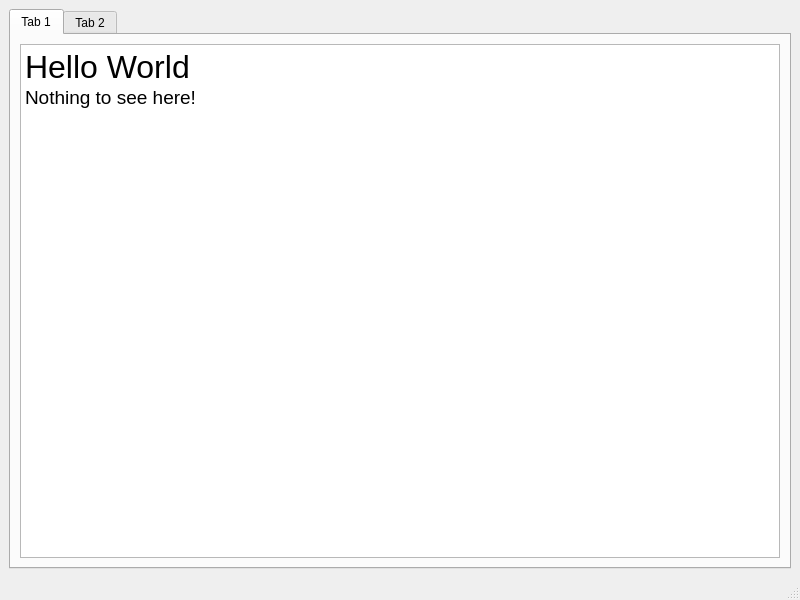
<?xml version="1.0" encoding="UTF-8"?>
<ui version="4.0">
 <class>MainWindow</class>
 <widget class="QMainWindow" name="MainWindow">
  <property name="geometry">
   <rect>
    <x>0</x>
    <y>0</y>
    <width>800</width>
    <height>600</height>
   </rect>
  </property>
  <property name="windowTitle">
   <string>MainWindow</string>
  </property>
  <widget class="QWidget" name="centralwidget">
   <layout class="QVBoxLayout" name="verticalLayout">
    <item>
     <widget class="QTabWidget" name="tabWidget">
      <property name="currentIndex">
       <number>0</number>
      </property>
      <widget class="QWidget" name="tab">
       <attribute name="title">
        <string>Tab 1</string>
       </attribute>
       <layout class="QVBoxLayout" name="verticalLayout_2">
        <item>
         <widget class="QTextEdit" name="textEdit">
          <property name="html">
           <string>&lt;!DOCTYPE HTML PUBLIC &quot;-//W3C//DTD HTML 4.0//EN&quot; &quot;http://www.w3.org/TR/REC-html40/strict.dtd&quot;&gt;
&lt;html&gt;&lt;head&gt;&lt;meta name=&quot;qrichtext&quot; content=&quot;1&quot; /&gt;&lt;meta charset=&quot;utf-8&quot; /&gt;&lt;style type=&quot;text/css&quot;&gt;
p, li { white-space: pre-wrap; }
hr { height: 1px; border-width: 0; }
li.unchecked::marker { content: &quot;\2610&quot;; }
li.checked::marker { content: &quot;\2612&quot;; }
&lt;/style&gt;&lt;/head&gt;&lt;body style=&quot; font-family:'Sans Serif'; font-size:9pt; font-weight:400; font-style:normal;&quot;&gt;
&lt;p style=&quot; margin-top:0px; margin-bottom:0px; margin-left:0px; margin-right:0px; -qt-block-indent:0; text-indent:0px;&quot;&gt;&lt;span style=&quot; font-size:24pt;&quot;&gt;Hello World&lt;/span&gt;&lt;/p&gt;
&lt;p style=&quot; margin-top:0px; margin-bottom:0px; margin-left:0px; margin-right:0px; -qt-block-indent:0; text-indent:0px;&quot;&gt;&lt;span style=&quot; font-size:14pt;&quot;&gt;Nothing to see here!&lt;/span&gt;&lt;/p&gt;&lt;/body&gt;&lt;/html&gt;</string>
          </property>
         </widget>
        </item>
       </layout>
      </widget>
      <widget class="QWidget" name="tab_2">
       <attribute name="title">
        <string>Tab 2</string>
       </attribute>
       <layout class="QVBoxLayout" name="verticalLayout_3">
        <item>
         <widget class="QLabel" name="label">
          <property name="text">
           <string>Even less here</string>
          </property>
         </widget>
        </item>
       </layout>
      </widget>
     </widget>
    </item>
   </layout>
  </widget>
  <widget class="QMenuBar" name="menubar">
   <property name="geometry">
    <rect>
     <x>0</x>
     <y>0</y>
     <width>800</width>
     <height>22</height>
    </rect>
   </property>
  </widget>
  <widget class="QStatusBar" name="statusbar"/>
 </widget>
 <resources/>
 <connections/>
</ui>
